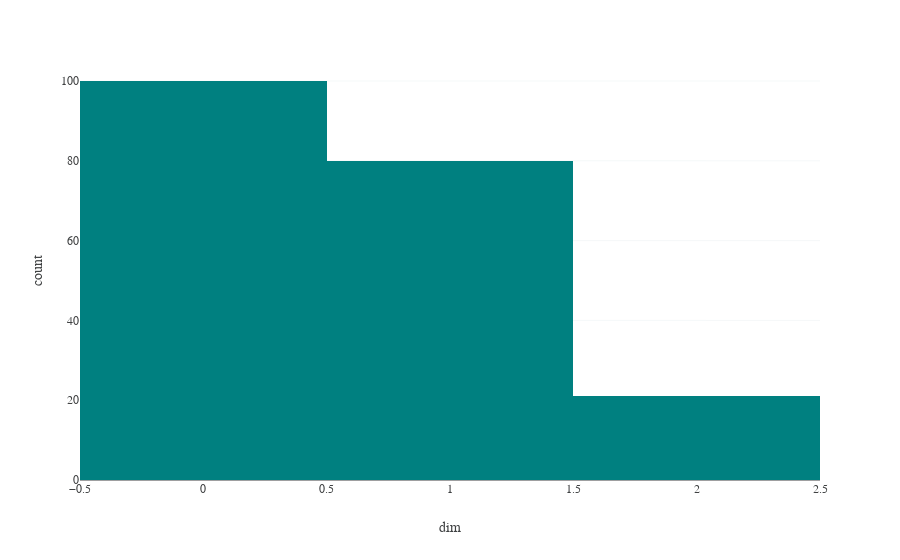

The notebook cell saved with this chart:
### Code cell
## Suppose we want to see the distribution of simplex attributes for those simplices alive after a certain threshold
# or rank

def fsc_histogram_thresholded(fsc_df, x_col = "dim", filter_on = "weight", threshold = 0, compare = "geq"):
    
    if compare == "geq":
        fsc_filtered = fsc_df.loc[fsc_df[filter_on] >= threshold]
    elif compare == "leq":
        fsc_filtered = fsc_df.loc[fsc_df[filter_on] <= threshold]
    
    fig = px.histogram(fsc_filtered, x=x_col, color_discrete_sequence=["teal"])
    return fig

fig = fsc_histogram_thresholded(fsc_df, x_col = "dim", filter_on = "rank", threshold = 200, compare = "leq")
fig.show()

### Figure 1 — Plotly figure (JSON) as saved in the notebook; plotly's stock layout.template omitted (floating-point values rounded to 4 significant figures; data arrays with more than 128 entries replaced by an {"elided": "..."} marker saying what was removed)
{"data": [{"alignmentgroup": "True", "bingroup": "x", "hovertemplate": "dim=%{x}<br>count=%{y}<extra></extra>", "legendgroup": "", "marker": {"color": "teal"}, "name": "", "offsetgroup": "", "orientation": "v", "showlegend": false, "type": "histogram", "x": {"elided": "201 int values"}, "xaxis": "x", "yaxis": "y"}], "layout": {"barmode": "relative", "legend": {"tracegroupgap": 0}, "margin": {"t": 60}, "xaxis": {"anchor": "y", "domain": [0, 1], "title": {"text": "dim"}}, "yaxis": {"anchor": "x", "domain": [0, 1], "title": {"text": "count"}}}}
